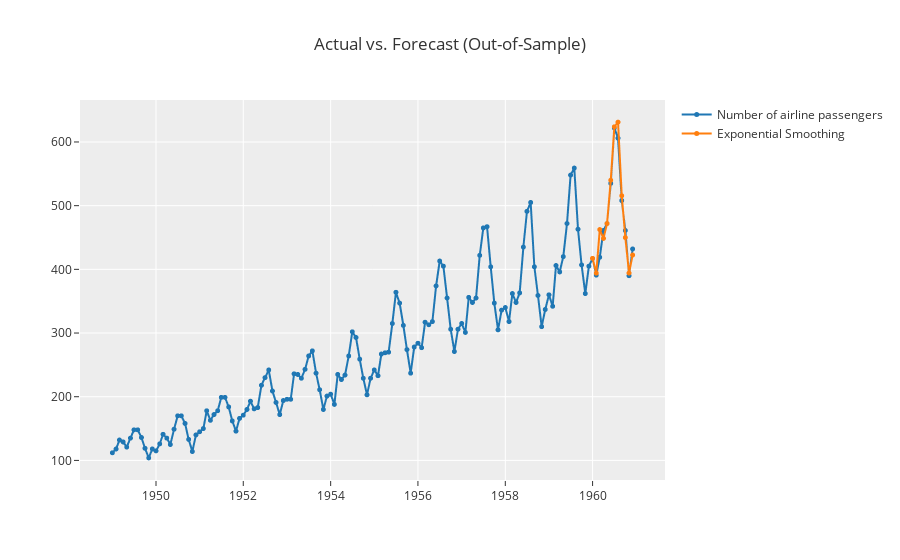

The notebook cell saved with this chart:
### Code cell
# [STEP 5] Analyze Model (Plot Forecast)
print("\n[STEP 5] Analyzing Model: Plotting 12-step forecast...")
# This plot will show the historical trend and the predicted future values
exp.plot_model(best_model, plot='forecast')

### Figure 1 — Plotly figure (JSON) as saved in the notebook; plotly's stock layout.template omitted (floating-point values rounded to 4 significant figures; data arrays with more than 128 entries replaced by an {"elided": "..."} marker saying what was removed)
{"data": [{"line": {"color": "rgb(31, 119, 180)", "width": 2}, "marker": {"color": "rgb(31, 119, 180)", "size": 5}, "mode": "lines+markers", "name": "Number of airline passengers", "type": "scattergl", "x": {"elided": "144 str values"}, "xaxis": "x", "y": {"elided": "144 float values"}, "yaxis": "y"}, {"line": {"color": "rgb(255, 127, 14)", "width": 2}, "marker": {"color": "rgb(255, 127, 14)", "size": 5}, "mode": "lines+markers", "name": "Exponential Smoothing", "type": "scattergl", "x": {"elided": "144 str values"}, "xaxis": "x", "y": {"elided": "144 float values"}, "yaxis": "y"}], "layout": {"autosize": true, "showlegend": true, "title": {"text": "Actual vs. Forecast (Out-of-Sample)"}, "xaxis": {"anchor": "y", "autorange": true, "domain": [0, 1], "range": ["1948-04-12 07:18:36.6292", "1961-08-21 16:41:23.3708"], "type": "date"}, "yaxis": {"anchor": "x", "autorange": true, "domain": [0, 1], "range": [62.96, 672.2], "type": "linear"}}}
